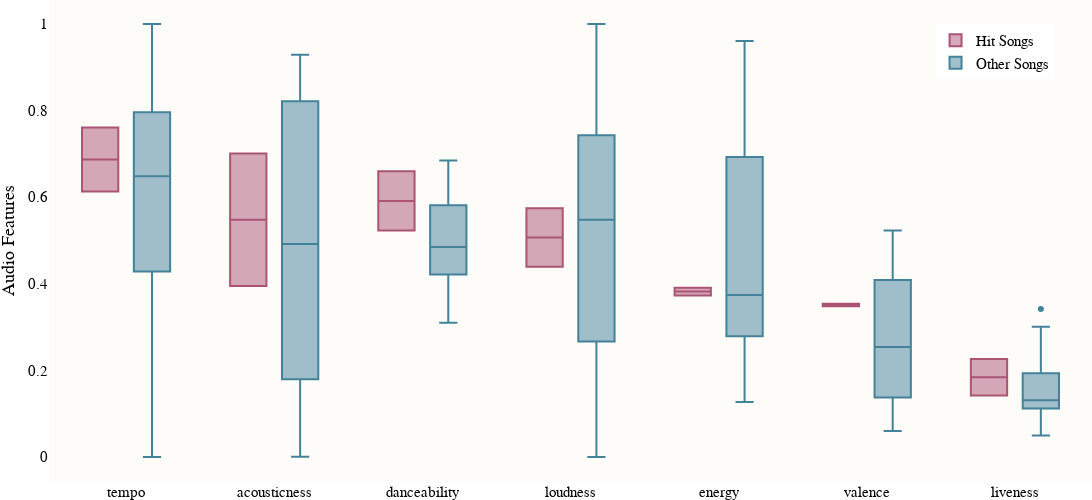

Here is the notebook cell this chart was saved with:
### Code cell
audio_feature_columns=['tempo','acousticness','danceability', 
        'loudness', 'energy',
       'valence', 'liveness', 
       ]

fig = make_subplots(rows=1, cols=1,
                    #vertical_spacing = 0.04,
subplot_titles=("Comparison of Audio Features- Hit Songs vs Other Songs"))

fig.add_trace(go.Box(x=data1.variable, y=data1.value,name="Hit Songs",marker_color=g.maroon))
fig.add_trace(go.Box(x=data2.variable, y=data2.value,name="Other Songs",marker_color=g.navy_green))
    




fig.update_traces(
   # hovertemplate=None,
   hoverinfo='skip'
)


cf.update_layout(fig,"",500,1200,bgcolor="grey",font_color="black",font_size=15,show_ygrid=False,title_font_size=15,title_y=0.95)
fig.update_layout(
    yaxis_title='Audio Features',
    boxmode='group', # group together boxes of the different traces for each value of x
    paper_bgcolor="white",#F8FBFB
    plot_bgcolor="#fdfcf9",
    
)

cf.update_layout_margin(fig,0,0,0,0)
cf.update_layout_legend(fig,0.85,0.95)
#fig.update_xaxes(showgrid=True,zeroline=True)
fig.show()

### Figure 1 — Plotly figure (JSON) as saved in the notebook; plotly's stock layout.template omitted (floating-point values rounded to 4 significant figures; data arrays with more than 128 entries replaced by an {"elided": "..."} marker saying what was removed)
{"data": [{"hoverinfo": "skip", "marker": {"color": "#AB5474"}, "name": "Hit Songs", "type": "box", "x": ["tempo", "tempo", "acousticness", "acousticness", "danceability", "danceability", "loudness", "loudness", "energy", "energy", "valence", "valence", "liveness", "liveness"], "y": [0.6133, 0.7609, 0.701, 0.395, 0.66, 0.523, 0.5742, 0.4393, 0.373, 0.391, 0.348, 0.354, 0.226, 0.142]}, {"hoverinfo": "skip", "marker": {"color": "#448299"}, "name": "Other Songs", "type": "box", "x": {"elided": "161 str values"}, "y": {"elided": "161 float values"}}], "layout": {"annotations": [{"font": {"size": 16}, "showarrow": false, "text": "C", "x": 0.5, "xanchor": "center", "xref": "paper", "y": 1, "yanchor": "bottom", "yref": "paper"}], "boxmode": "group", "font": {"color": "black", "family": "sans-serif", "size": 15}, "height": 500, "legend": {"groupclick": "toggleitem", "orientation": "v", "x": 0.85, "xanchor": "left", "y": 0.95, "yanchor": "top"}, "margin": {"b": 0, "l": 0, "r": 0, "t": 0}, "paper_bgcolor": "white", "plot_bgcolor": "#fdfcf9", "showlegend": true, "title": {"font": {"family": "sans-serif", "size": 15}, "text": "<b></b>", "x": 0.5, "xanchor": "center", "y": 0.95, "yanchor": "top"}, "width": 1200, "xaxis": {"anchor": "y", "domain": [0, 1], "showgrid": false, "zeroline": false}, "yaxis": {"anchor": "x", "domain": [0, 1], "gridcolor": "black", "griddash": "dot", "gridwidth": 1, "showgrid": false, "title": {"text": "Audio Features"}, "zeroline": false}}}
